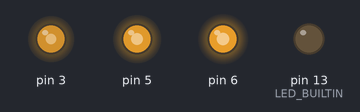
Bench run of a program on a simulated Arduino Nano, built with avr-gcc and run on an emulated ATmega328P. On the bench: output pins drawn as LEDs (lit = HIGH).

Above: at 0.1 s.
At 8.52 s:
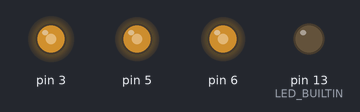
At 10.04 s:
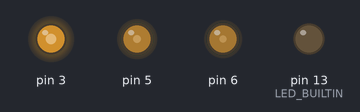
At 11.2 s:
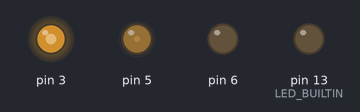
At 30.87 s:
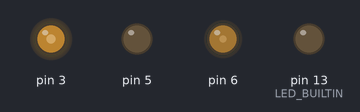
At 33.6 s:
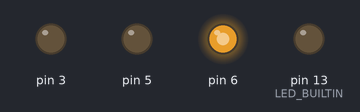
Timing chart, 0 to 35.1 s (numbered marks = the images above):
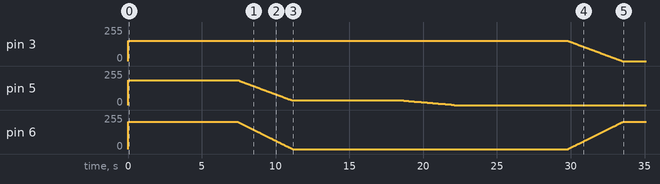

The program:

main.cpp
```cpp
// (licence header left out)
#include <Arduino.h>
#define FASTLED_INTERNAL 1
#include <FastLED.h>


void setup()
{
    pinMode(LED_BUILTIN, OUTPUT);
}

void loop()
{

    static float colorNumber;
    static const CRGB colorAmber = CRGB(255, 48, 0);

    CRGBPalette256 palette = { CRGB::White, CRGB::White, CRGB::White,
                               colorAmber, colorAmber, colorAmber,
                               CRGB::Red, CRGB::Red, CRGB::Red,
                               CRGB::Blue, CRGB::Blue, CRGB::Blue,
                               CRGB::Purple, CRGB::Purple, CRGB::Purple,
                               CRGB::Black
                             };

    EVERY_N_MILLIS(10)
    {
        digitalWrite(LED_BUILTIN, !digitalRead(LED_BUILTIN));

        const uint8_t brightness = 255;

        colorNumber = fmod(colorNumber += .05, 256);
        CRGB thisColor = ColorFromPalette(palette, colorNumber, brightness);
        CRGB nextColor = ColorFromPalette(palette, colorNumber + 1, brightness);

        float frac = colorNumber - (int) colorNumber;
        CRGB c = thisColor.lerp16(nextColor, frac * 65535);

        digitalWrite(LED_BUILTIN, !digitalRead(LED_BUILTIN));

        analogWrite(3, c.r * 9 / 12 * 4 / 5);
        analogWrite(5, c.g * 11 / 12 * 4 / 5);
        analogWrite(6, c.b * 12 / 12 * 4 / 5);
    }
}
```
